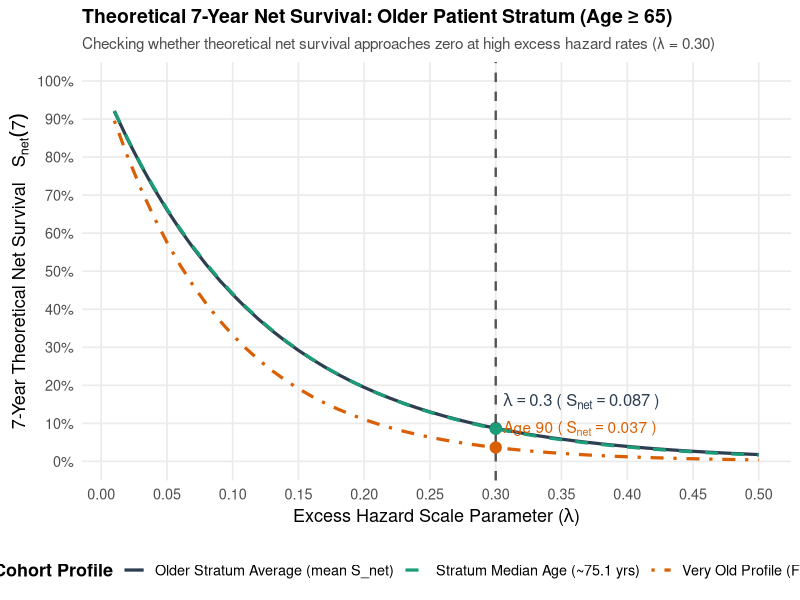

Source code (R):
# =============================================================================
# plot_theoretical_net_survival_old_group.R
# Neutral diagnostic plot of theoretical net survival for the Old Group (Age >= 65)
# =============================================================================

library(ggplot2)
library(data.table)

# Simulation Setup to match main simulation
set.seed(123)
lambda_grid <- seq(0.01, 0.50, by = 0.01)
beta_age    <- 0.02   
t_eval      <- 7
n_sim       <- 10000

# Recreate Luo Age Distribution
u <- runif(n_sim)
age_full <- numeric(n_sim)
age_full[u <= 0.462]                 <- runif(sum(u <= 0.462), min = 50, max = 65)
age_full[u > 0.462 & u <= 0.981]     <- runif(sum(u > 0.462 & u <= 0.981), min = 65, max = 85)
age_full[u > 0.981]                  <- runif(sum(u > 0.981), min = 85, max = 95)

# age Centered on full-cohort mean to match data-generating model.
theoretical_mean_cohort <- sum(c(0.462, 0.519, 0.020) * c(57.5, 75.0, 90.0))

# Isolate the Older Stratum (Age >= 65) & Center
old_group_ages <- age_full[age_full >= 65]
age_centre_old <- old_group_ages - theoretical_mean_cohort

# Vectorized Evaluation of Theoretical Net Survival
surv_mean <- sapply(lambda_grid, function(lam) {
  mean(exp(-lam * t_eval * exp(beta_age * age_centre_old)))
})

p50_age_c <- quantile(age_centre_old, 0.50)
surv_p50  <- sapply(lambda_grid, function(lam) exp(-lam * t_eval * exp(beta_age * p50_age_c)))

age90_c   <- 90.0 - theoretical_mean_cohort
surv_age90 <- sapply(lambda_grid, function(lam) exp(-lam * t_eval * exp(beta_age * age90_c)))

# Data.Table for Plotting
dt_plot <- data.table(
  lambda = rep(lambda_grid, 3),
  survival = c(surv_mean, surv_p50, surv_age90),
  metric = factor(
    rep(c("Older Stratum Average (mean S_net)", 
          sprintf("Stratum Median Age (~%.1f yrs)", p50_age_c + theoretical_mean_cohort), 
          "Very Old Profile (Fixed Age 90)"), 
        each = length(lambda_grid)),
    levels = c("Older Stratum Average (mean S_net)", 
               sprintf("Stratum Median Age (~%.1f yrs)", p50_age_c + theoretical_mean_cohort), 
               "Very Old Profile (Fixed Age 90)")
  )
)

# inspection values at lambda = 0.30
val_03_mean  <- surv_mean[which.min(abs(lambda_grid - 0.30))]
val_03_age90 <- surv_age90[which.min(abs(lambda_grid - 0.30))]
cat(sprintf("At lambda = 0.30 (7 Years) | Stratum Avg Surv: %.2f%% | Age 90 Profile Surv: %.2f%%\n", 
            val_03_mean * 100, val_03_age90 * 100))

p_old_group <- ggplot(dt_plot, aes(x = lambda, y = survival, color = metric, linetype = metric)) +
  geom_line(linewidth = 1.1) +
  geom_vline(xintercept = 0.30, linetype = "dashed", color = "#525252", linewidth = 0.8) +
  geom_point(data = dt_plot[lambda == 0.30], aes(x = lambda, y = survival), size = 3.5, show.legend = FALSE) +
  annotate("text", x = 0.30, y = val_03_mean + 0.07, 
           label = sprintf("lambda == 0.30~'('~S[net] == %.3f~')'", val_03_mean), 
           parse = TRUE, hjust = -0.05, color = "#2c3e50", size = 4.2, fontface = "bold") +
  annotate("text", x = 0.30, y = max(val_03_age90 + 0.05, 0.04), 
           label = sprintf("Age~90~'('~S[net] == %.3f~')'", val_03_age90), 
           parse = TRUE, hjust = -0.05, color = "#d95f02", size = 3.9) +
  scale_y_continuous(limits = c(0, 1), breaks = seq(0, 1, 0.1), labels = scales::percent_format(accuracy = 1)) +
  scale_x_continuous(breaks = seq(0, 0.5, 0.05)) +
  scale_color_manual(values = c("#2c3e50", "#1b9e77", "#d95f02")) +
  scale_linetype_manual(values = c("solid", "dashed", "dotdash")) +
  labs(
    title = "Theoretical 7-Year Net Survival: Older Patient Stratum (Age ≥ 65)",
    subtitle = "Checking whether theoretical net survival approaches zero at high excess hazard rates (λ = 0.30)",
    x = expression(paste("Excess Hazard Scale Parameter (", lambda, ")")),
    y = expression(paste("7-Year Theoretical Net Survival   ", S[net](7), )),
    color = "Cohort Profile",
    linetype = "Cohort Profile"
  ) +
  theme_minimal(base_size = 13) +
  theme(
    plot.title = element_text(face = "bold", size = 14),
    plot.subtitle = element_text(color = "gray30", size = 11),
    legend.position = "bottom",
    legend.title = element_text(face = "bold"),
    panel.grid.minor = element_blank()
  )

print(p_old_group)
